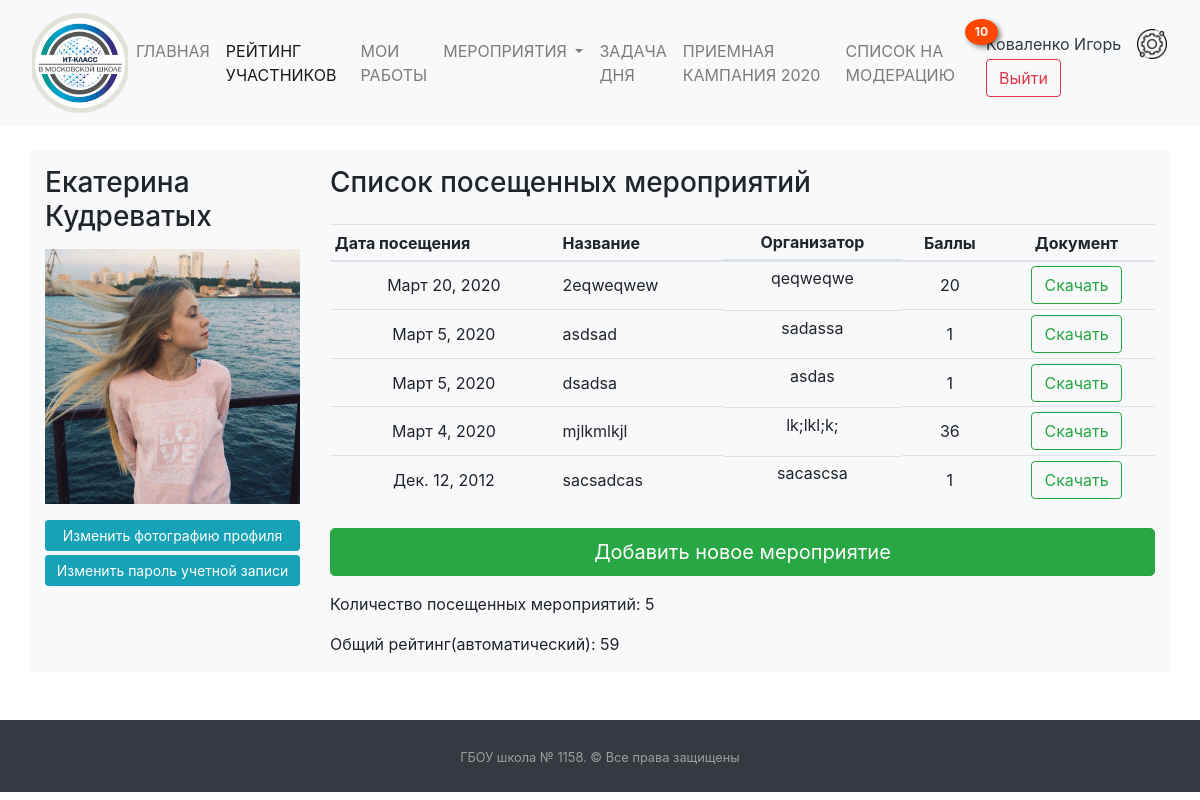
The page /20/ (signed in) on the database as committed earlier.
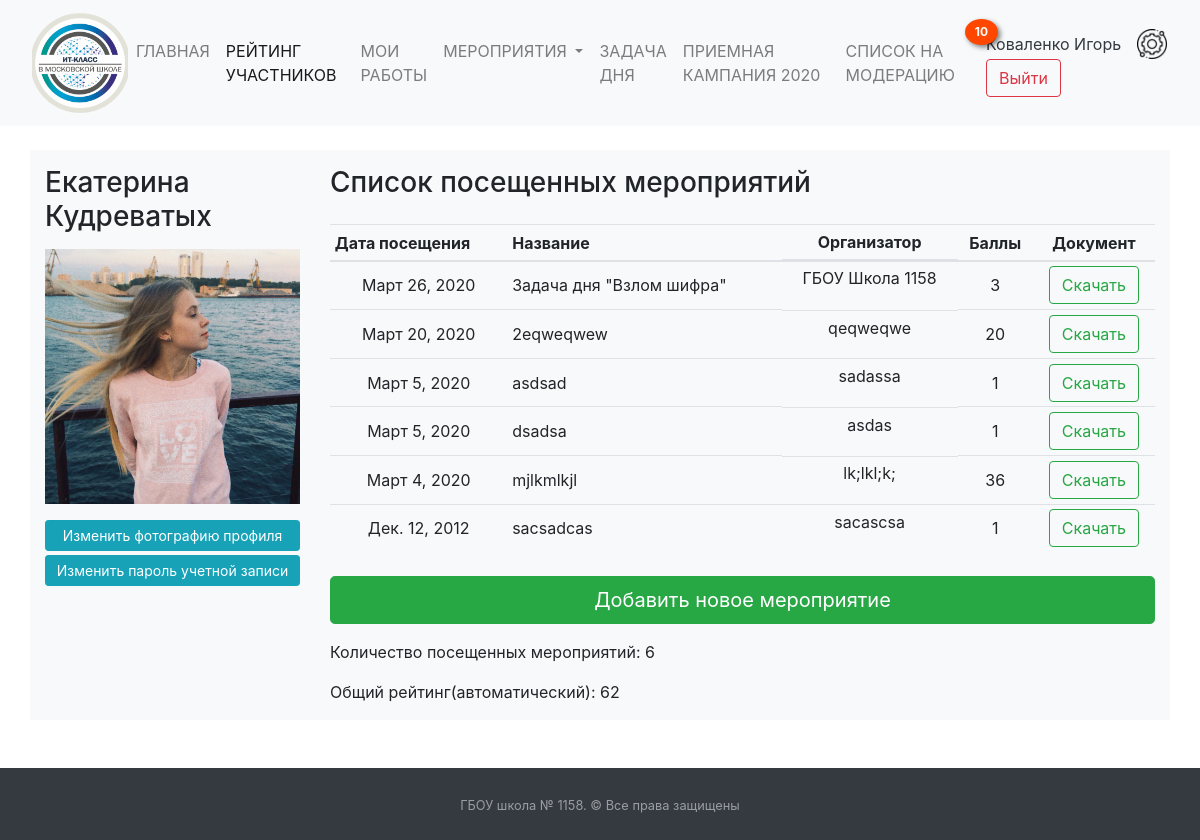
The same page on the database as committed later.
### mainapp/models.py (models this page shows, shortened)
class Events(models.Model):
    date = models.DateField("Дата посещения")
    name = models.CharField("Название мероприятия", max_length=200)
    organization = models.CharField("Название организации", max_length=300)
    events = models.ForeignKey(Puples, verbose_name="Мероприятия", on_delete=models.SET_NULL, null=True)
    check = models.BooleanField(default=False)
    event_rate = models.PositiveIntegerField(default=1)
    verification_file = models.FileField(upload_to="verification_files/", null=True, verbose_name="Файл")
    class Meta:
        verbose_name = "Мероприятия"
        verbose_name_plural = "Мероприятия"

### mainapp/views.py (the view)
# urls.py: path("<int:pk>/", PostDetailView.as_view(), name="puples"),
class PostDetailView(LoginRequiredMixin, DetailView):
    model = Puples
    pk_url_kwarg = "pk"
    template_name = "puple_detail/puples_detail_end.html"
    raise_exception = True
    def get(self, request, pk):
        if request.user.is_superuser or request.user.puples.pk == pk:
            return super().get(request, pk)
        return HttpResponseForbidden()
    def get_context_data(self, **kwargs):
        context = super().get_context_data(**kwargs)
        context['events_count'] = Events.objects.filter(events__pk=self.kwargs['pk'], check=True).count()
        context['events_new'] = Events.objects.filter(check=False).count()
        context['allevents'] = Events.objects.filter(events__pk=self.kwargs['pk']).order_by('-date')
        context['rate_event'] = sum(
            map(lambda x: x.event_rate, Events.objects.filter(events__pk=self.kwargs['pk'], check=True)))
        return context

### templates/puple_detail/puples_detail_end.html
{% extends 'base.html' %}
{% block main %}
{% include 'puple_detail/puples_detail.html'%}
</div>
{% endblock %}
{% block detail_active %} active{% endblock %}

### templates/puple_detail/puples_detail.html (shortened to what this page needs)
{% block main %}
{% load static %}
<div class="container-xl my-4 bg-light">
    <div class="row">
        <div class="col col-xl-3 col-lg-3 col-md-3 col-sm-12">
            <h3 class="my-3">
                {{ puples.name }} {{puples.surname}}
            </h3>
            <img src="{{ puples.image.url }}" class="img-fluid">
            <div class="row py-3">
                <div class="col-12"><a href="/statistic/pupil/{{ puples.pk }}/img-change/" class="btn btn-block btn-info btn-sm" role="button">Изменить фотографию профиля</a></div>
                <div class="col pt-1"><a href="/password-change/" class="btn btn-block btn-info btn-sm" role="button">Изменить пароль учетной записи</a></div>
            </div>
        </div>
        <div class="col">
            <h3 class="pt-3">
                Список посещенных мероприятий
            </h3>
            <table class="table table-sm text-center my-4">
                <thead class="thead text-center">
                <tr>
                    <th class="text-left">Дата посещения</th>
                    <th class="text-left">Название</th>
                    <th class="d-none d-sm-block">Организатор</th>
                    <th>Баллы</th>
                    <th>Документ</th>
                </tr>
                </thead>
                {% for event in allevents %}
                <tr {% if event.check is False %} class="alert-warning"{% endif %}>
                    <td class="align-middle">{{ event.date }} {% if event.check is False %}<p class="alert-warning">На модерации</p>{% endif %}</td>
                    <td class="text-left align-middle">{{ event.name }}</td>
                    <td class="text-left align-middle text-center d-none d-sm-block">{{ event.organization }}</td>
                    <td class="text-left align-middle text-center">{{ event.event_rate }}</td>
                    <td class="text-center align-middle">
                        <form method="post" action="{% url 'verification_file_download' %}">
                            <button type="submit" class="btn btn-outline-success">Скачать</button>
                        </form>
                    </td>
                </tr>
                {% endfor %}
            </table>
            <a class="btn btn-success btn-lg btn-block" href="add_events" role="button">Добавить новое мероприятие</a>
            <p class="my-3">Количество посещенных мероприятий: {{ events_count }} </p>
            <p class="my-3">Общий рейтинг(автоматический): {{ rate_event }}</p>
        </div>
    </div>
    {% endblock %}

Rows that differ between the two databases and show on the page:
added Events: date "Март 26, 2020", name "Задача дня \"Взлом шифра\"", organization "ГБОУ Школа 1158", event_rate "3"
Other text that changed with them:
{{ events_count }}: "5" → "6"
{{ rate_event }}: "59" → "62"
